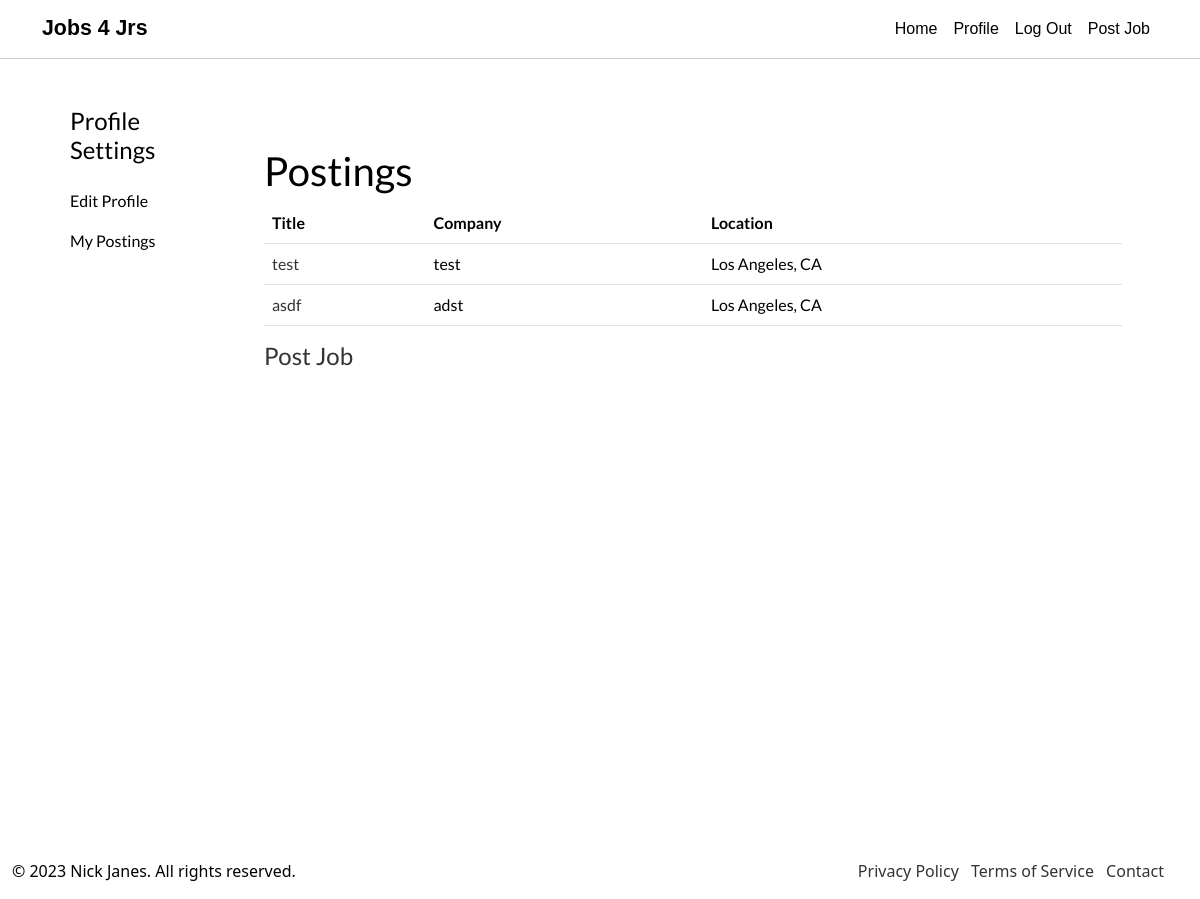
Before: /accounts/profile/postings/ (signed in) with the older database file.
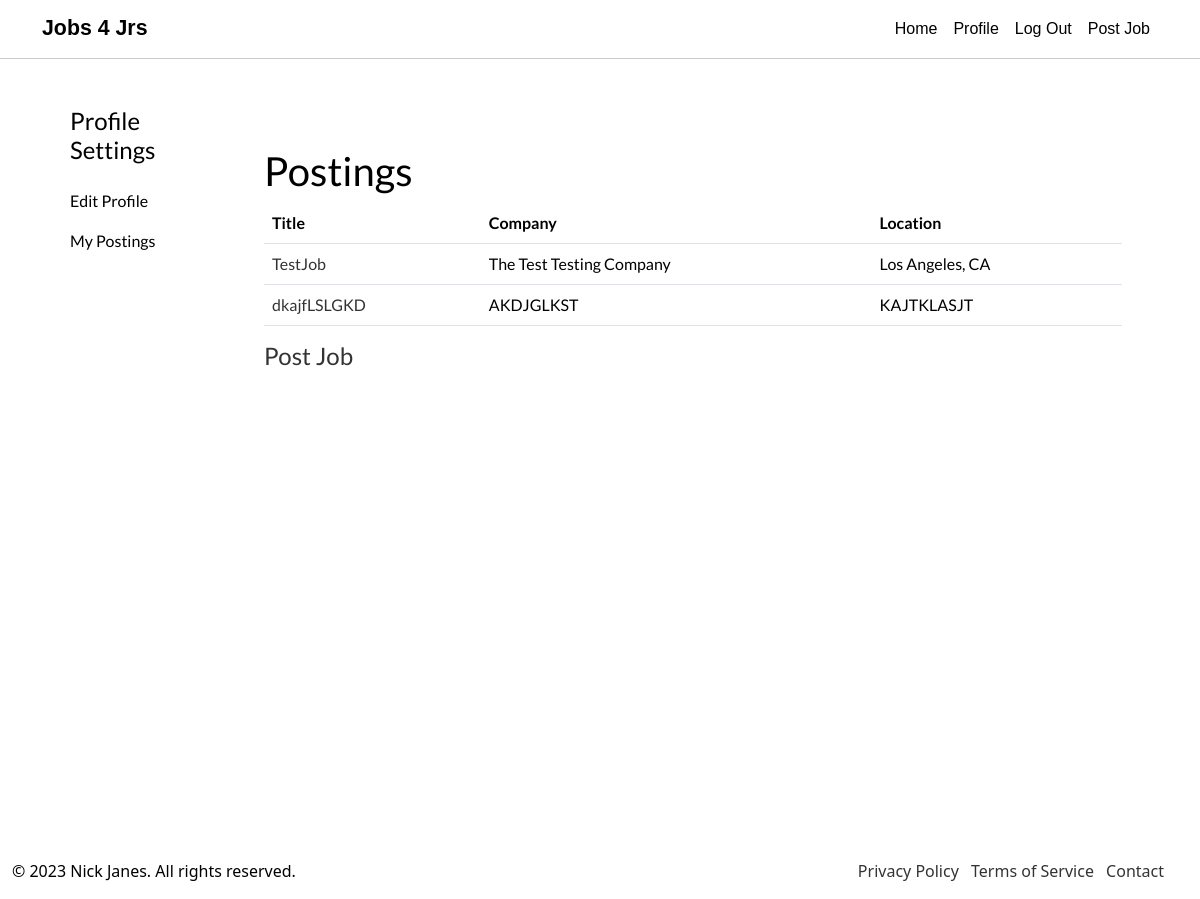
After: the same page with the newer database file.
### posting/models.py (models this page shows, shortened)
class Posting(models.Model):
  owner = models.ForeignKey(User, on_delete=models.CASCADE)
  title = models.CharField(max_length=100)
  company = models.CharField(max_length=100)
  location = models.CharField(max_length=100)
  description = models.CharField(max_length=10000)
  salary_low = models.IntegerField()
  salary_high = models.IntegerField()
  flexibility = models.CharField(max_length=1, choices=(("O", "Onsite"), ("H", "Hybrid"), ("R", "Remote")), default="O")
  def _get_tags(self):
    return [str(x) for x in PostingTag.objects.filter(posting__pk=self.pk)]
  _get_tags.short_description = 'tags'

### users/views.py (the view)
# urls.py: path('profile/postings/', views.postings, name='postings'),
@login_required
def postings(request):
  postings = Posting.objects.filter(owner=request.user)
  return render(request, "profile/postings.html", {"postings": postings})

### templates/profile/postings.html
{% extends 'profile/profile_base.html' %}
{% block profile %}
<h1> Postings </h1>
<table class="table">
    <thead>
        <tr>
            <th>Title</th>
            <th>Company</th>
            <th>Location</th>
          </tr>
        </thead>
        <tbody>
      {% for posting in postings %}
      <tr>
          <td><a href="{% url 'posting-detailed' posting.id %}">{{ posting.title }}</a></td>
          <td> {{ posting.company }}</td>
          <td> {{ posting.location }}</td>
      </tr>
      {% endfor %}
    </tbody>
  </table>
  <a href="{% url 'create_posting' %}"><h4> Post Job </h4></a>
{% endblock %}

### templates/profile/profile_base.html (shortened to what this page needs)
{% extends 'base.html' %}
{% block content %}
<div class="container-fluid">
  <div class="row">
      <nav id="sidebar" class="col-md-3 col-lg-2 d-md-block sidebar">
              <ul class="nav flex-column">
                  <li class="nav-item"><a class="nav-link" href="{% url 'profile' %}">
                    <h4>
                        Profile Settings</h4>
                </a>
                  </li>
                  <li class="nav-item">
                      <a class="nav-link" href="{% url 'edit_profile' %}">
                          Edit Profile
                      </a>
                  </li>
                  {% if user.role == 'C' %}
                  <li class="nav-item">
                      <a class="nav-link" href="{% url 'postings' %}">
                          My Postings
                      </a>
                  </li>
                  {% endif %}
              </ul>
      </nav>
      <main class="col-md-9 ms-sm-auto col-lg-10 px-md-4">
          <div class="container mt-5">
            {% block profile %}
            {% endblock profile %}
          </div>
      </main>
  </div>
</div>
{% endblock %}

### templates/base.html (shortened to what this page needs)
{% load static %}
<!DOCTYPE html>
<html lang="en">
<head>
    <link href="{% static 'css/bootstrap.min.css' %}" rel="stylesheet">
    <link rel="stylesheet" href="{% static 'css/navbar.css' %}">
    <link rel="stylesheet" href="{% static 'css/footer.css' %}">
    <link rel="stylesheet" href="{% static 'css/main.css' %}">
</head>
<body>
    {% include 'navbar.html' %}
    <div class="container content">
            {% block content %}
            {% endblock %}
    </div>
    {% include 'footer.html' %}
</body>
</html>

### templates/navbar.html (shortened to what this page needs)
{% load static %}
<nav class="navbar navbar-expand-sm">
    <div class="container">
        <a class="navbar-brand" href="{% url 'home' %}">Jobs 4 Jrs</a>
        <div class="collapse navbar-collapse justify-content-end" id="navbarNav">
            <ul class="navbar-nav">
                <li class="nav-item">
                    <a class="nav-link" href="{% url 'home' %}">Home</a>
                </li>
                {% if user.is_authenticated %}
                <li class="nav-item">
                    <a class="nav-link" href="{% url 'profile' %}">Profile</a>
                </li>
                <li class="nav-item">
                    <a class="nav-link" href="{% url 'logout' %}">Log Out</a>
                </li>
                    {% if user.role == 'C' %}
                    <li class="nav-item">
                        <a class="nav-link" href="{% url 'create_posting' %}">Post Job</a>
                    </li>
                    {% endif %}
                {% else %}
                <li class="nav-item">
                    <a class="nav-link" href="{% url 'login' %}">Log In</a>
                </li>
                {% endif %}
            </ul>
        </div>
    </div>
</nav>

### templates/footer.html
<footer>
    <div class="container-fluid row">
        <div class="col">
            <p>&copy; 2023 Nick Janes. All rights reserved.</p>
        </div>
        <div class="col">
            <ul class="list-inline text-end">
                <li class="list-inline-item"><a href="#">Privacy Policy</a></li>
                <li class="list-inline-item"><a href="#">Terms of Service</a></li>
                <li class="list-inline-item"><a href="#">Contact</a></li>
            </ul>
        </div>
    </div>
</footer>

### static/css/navbar.css (style rules this page uses)
.navbar { background-color: #fff; border-bottom: 1px solid #ccc; }
.navbar-brand { color: #000; font-family: sans-serif; font-size: 16pt; font-weight: bold; }
.navbar-nav .nav-link { color: #000; font-family: sans-serif; font-size: 12pt; }

### static/css/main.css (style rules this page uses)
body { height: 100%; color: #000; }
a, a:visited { text-decoration: none; color: #333; }
.content { padding-top: 40px; min-height: 100vh; font-family: 'Lato', serif; }
.nav-link { color: black; }

Changed rows visible on the page:
removed Posting: title "test", company "test", location "Los Angeles, CA"
removed Posting: title "asdf", company "adst", location "Los Angeles, CA"
added Posting: title "TestJob", company "The Test Testing Company", location "Los Angeles, CA"
added Posting: title "dkajfLSLGKD", company "AKDJGLKST", location "KAJTKLASJT"
